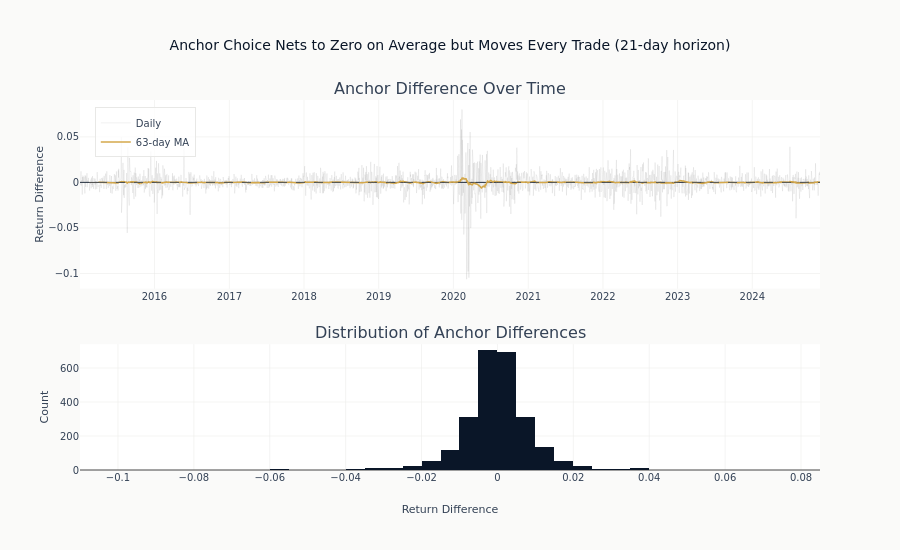

Source (notebook cell):
### Code cell
# Visualize the difference over time
fig = make_subplots(
    rows=2,
    cols=1,
    subplot_titles=[
        "Anchor Difference Over Time",
        "Distribution of Anchor Differences",
    ],
    row_heights=[0.6, 0.4],
    vertical_spacing=0.15,
)

# Raw daily differences (light) with 63-day rolling mean overlay
fig.add_trace(
    go.Scatter(
        x=spy_anchors["timestamp"].to_list(),
        y=spy_anchors["anchor_diff"].to_numpy(),
        mode="lines",
        name="Daily",
        line=dict(width=0.3, color="rgba(100,100,100,0.3)"),
    ),
    row=1,
    col=1,
)

# Rolling mean to show structural pattern
rolling_mean = spy_anchors["anchor_diff"].rolling_mean(63)
fig.add_trace(
    go.Scatter(
        x=spy_anchors["timestamp"].to_list(),
        y=rolling_mean.to_numpy(),
        mode="lines",
        name="63-day MA",
        line=dict(width=1.5, color=COLORS["amber"]),
    ),
    row=1,
    col=1,
)
fig.add_hline(y=0, line_dash="dash", line_color=COLORS["neutral"], line_width=0.8, row=1, col=1)

# Histogram of differences
fig.add_trace(
    go.Histogram(
        x=spy_anchors["anchor_diff"].to_numpy(),
        nbinsx=50,
        name="Distribution",
        showlegend=False,
        marker_color=COLORS["blue"],
    ),
    row=2,
    col=1,
)

fig.update_yaxes(title_text="Return Difference", row=1, col=1)
fig.update_xaxes(title_text="Return Difference", row=2, col=1)
fig.update_yaxes(title_text="Count", row=2, col=1)
fig.update_layout(
    height=550,
    title_text=f"Anchor Choice Nets to Zero on Average but Moves Every Trade ({horizon}-day horizon)",
    font=dict(size=12),
    showlegend=True,
    legend=dict(x=0.02, y=0.98),
)
fig.show()

### Figure 1 — Plotly figure (JSON) as saved in the notebook; plotly's stock layout.template omitted (floating-point values rounded to 4 significant figures; data arrays with more than 128 entries replaced by an {"elided": "..."} marker saying what was removed)
{"data": [{"line": {"color": "rgba(100,100,100,0.3)", "width": 0.3}, "mode": "lines", "name": "Daily", "type": "scatter", "x": {"elided": "2494 str values"}, "xaxis": "x", "y": {"elided": "2494 float values"}, "yaxis": "y"}, {"line": {"color": "#D4A84B", "width": 1.5}, "mode": "lines", "name": "63-day MA", "type": "scatter", "x": {"elided": "2494 str values"}, "xaxis": "x", "y": {"elided": "2494 float values"}, "yaxis": "y"}, {"marker": {"color": "#0a1628"}, "name": "Distribution", "nbinsx": 50, "showlegend": false, "type": "histogram", "x": {"elided": "2494 float values"}, "xaxis": "x2", "yaxis": "y2"}], "layout": {"annotations": [{"font": {"size": 16}, "showarrow": false, "text": "Anchor Difference Over Time", "x": 0.5, "xanchor": "center", "xref": "paper", "y": 1.0, "yanchor": "bottom", "yref": "paper"}, {"font": {"size": 16}, "showarrow": false, "text": "Distribution of Anchor Differences", "x": 0.5, "xanchor": "center", "xref": "paper", "y": 0.34, "yanchor": "bottom", "yref": "paper"}], "font": {"size": 12}, "height": 550, "legend": {"x": 0.02, "y": 0.98}, "shapes": [{"line": {"color": "#334155", "dash": "dash", "width": 0.8}, "type": "line", "x0": 0, "x1": 1, "xref": "x domain", "y0": 0, "y1": 0, "yref": "y"}], "showlegend": true, "title": {"text": "Anchor Choice Nets to Zero on Average but Moves Every Trade (21-day horizon)"}, "xaxis": {"anchor": "y", "domain": [0.0, 1.0]}, "xaxis2": {"anchor": "y2", "domain": [0.0, 1.0], "title": {"text": "Return Difference"}}, "yaxis": {"anchor": "x", "domain": [0.49, 1.0], "title": {"text": "Return Difference"}}, "yaxis2": {"anchor": "x2", "domain": [0.0, 0.34], "title": {"text": "Count"}}}}
